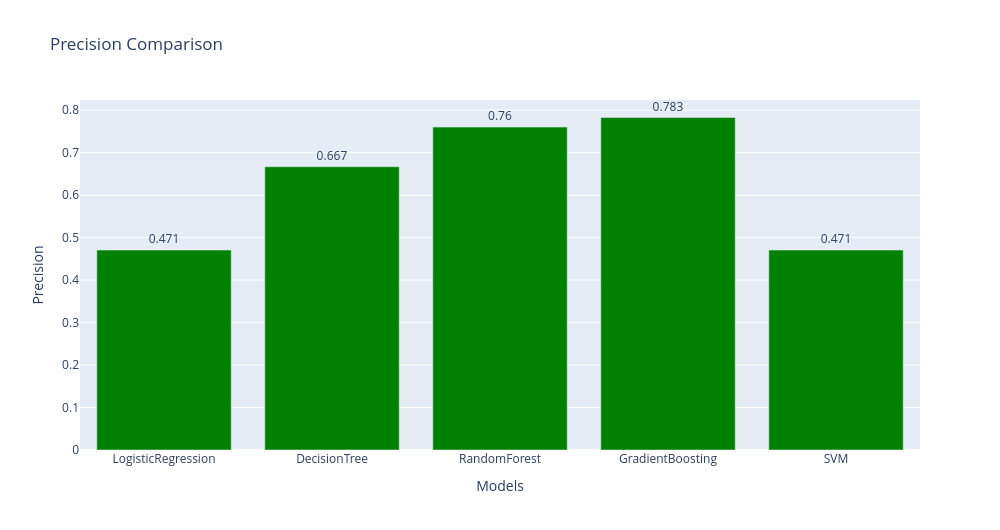
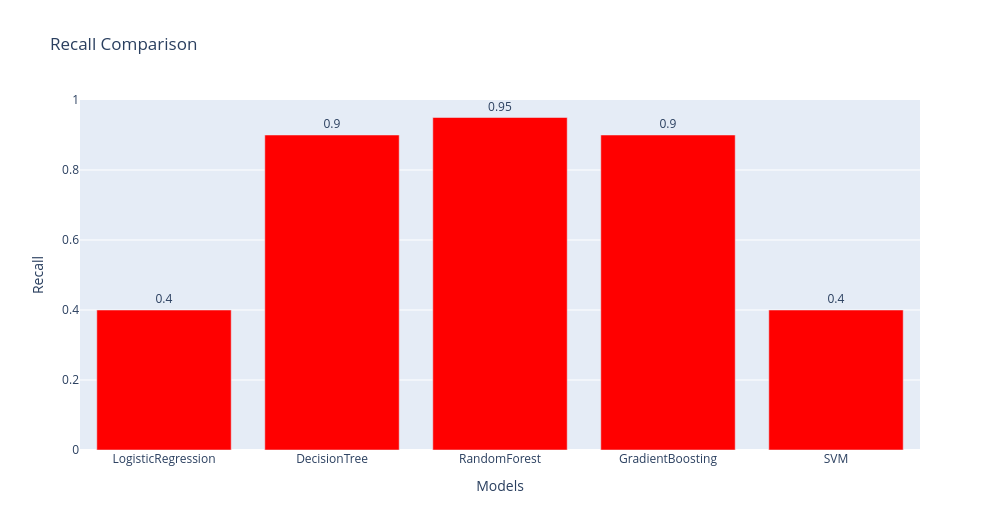
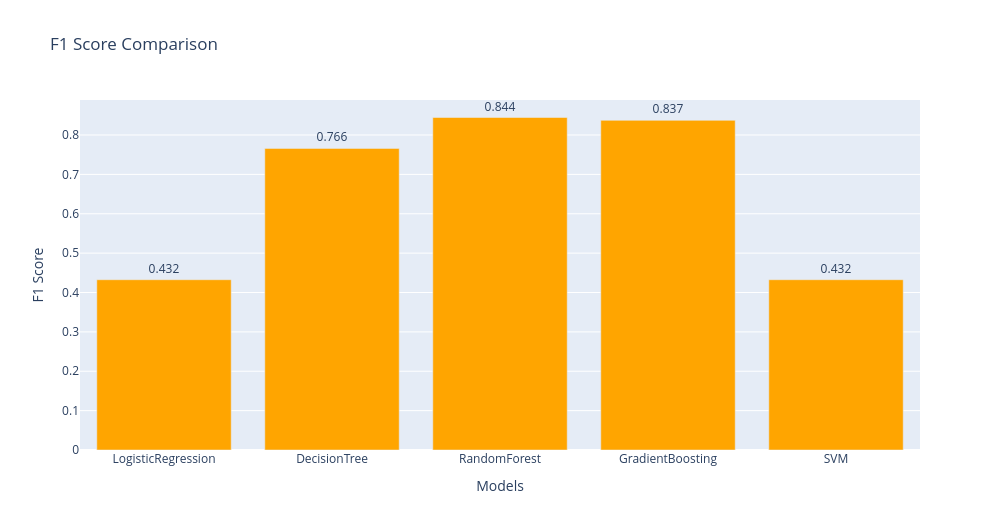

Write notebook code for charts like these, in order.
### Code cell
create_bar_chart(precision, "Precision Comparison", "Precision", "green")
create_bar_chart(recall, "Recall Comparison", "Recall", "red")
create_bar_chart(f1, "F1 Score Comparison", "F1 Score", "orange")

### Figure 1 — Plotly figure (JSON) as saved in the notebook; plotly's stock layout.template omitted (floating-point values rounded to 4 significant figures)
{"data": [{"marker": {"color": "green"}, "name": "Precision Comparison", "text": ["0.471", "0.667", "0.76", "0.783", "0.471"], "textposition": "outside", "type": "bar", "x": ["LogisticRegression", "DecisionTree", "RandomForest", "GradientBoosting", "SVM"], "y": [0.4706, 0.6667, 0.76, 0.7826, 0.4706]}], "layout": {"height": 530, "title": {"text": "Precision Comparison"}, "uniformtext": {"minsize": 8, "mode": "hide"}, "width": 1000, "xaxis": {"title": {"text": "Models"}}, "yaxis": {"title": {"text": "Precision"}}}}

### Figure 2 — Plotly figure (JSON) as saved in the notebook; plotly's stock layout.template omitted (floating-point values rounded to 4 significant figures)
{"data": [{"marker": {"color": "red"}, "name": "Recall Comparison", "text": ["0.4", "0.9", "0.95", "0.9", "0.4"], "textposition": "outside", "type": "bar", "x": ["LogisticRegression", "DecisionTree", "RandomForest", "GradientBoosting", "SVM"], "y": [0.4, 0.9, 0.95, 0.9, 0.4]}], "layout": {"height": 530, "title": {"text": "Recall Comparison"}, "uniformtext": {"minsize": 8, "mode": "hide"}, "width": 1000, "xaxis": {"title": {"text": "Models"}}, "yaxis": {"title": {"text": "Recall"}}}}

### Figure 3 — Plotly figure (JSON) as saved in the notebook; plotly's stock layout.template omitted (floating-point values rounded to 4 significant figures)
{"data": [{"marker": {"color": "orange"}, "name": "F1 Score Comparison", "text": ["0.432", "0.766", "0.844", "0.837", "0.432"], "textposition": "outside", "type": "bar", "x": ["LogisticRegression", "DecisionTree", "RandomForest", "GradientBoosting", "SVM"], "y": [0.4324, 0.766, 0.8444, 0.8372, 0.4324]}], "layout": {"height": 530, "title": {"text": "F1 Score Comparison"}, "uniformtext": {"minsize": 8, "mode": "hide"}, "width": 1000, "xaxis": {"title": {"text": "Models"}}, "yaxis": {"title": {"text": "F1 Score"}}}}
